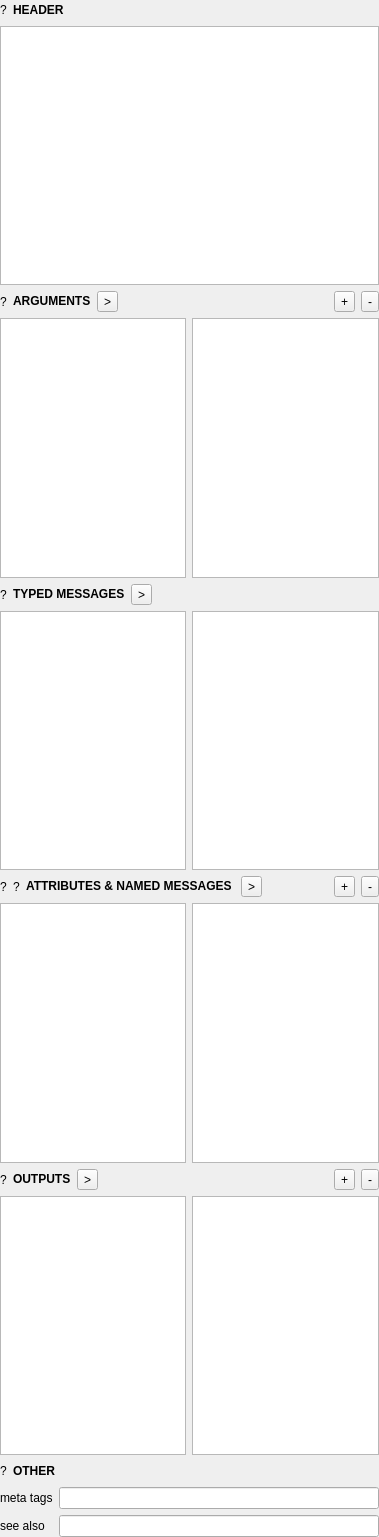
<?xml version="1.0" encoding="UTF-8"?>
<ui version="4.0">
 <class>PatchWidget</class>
 <widget class="QWidget" name="PatchWidget">
  <property name="geometry">
   <rect>
    <x>0</x>
    <y>0</y>
    <width>379</width>
    <height>1537</height>
   </rect>
  </property>
  <property name="windowTitle">
   <string>Form</string>
  </property>
  <layout class="QGridLayout" name="gridLayout_3">
   <property name="leftMargin">
    <number>0</number>
   </property>
   <property name="topMargin">
    <number>0</number>
   </property>
   <property name="rightMargin">
    <number>0</number>
   </property>
   <property name="bottomMargin">
    <number>0</number>
   </property>
   <item row="1" column="0" colspan="2">
    <widget class="Patch::TreeView" name="headerTree"/>
   </item>
   <item row="2" column="0" colspan="2">
    <layout class="QHBoxLayout" name="horizontalLayout">
     <item>
      <widget class="QLabel" name="argumentIcon">
       <property name="text">
        <string>?</string>
       </property>
      </widget>
     </item>
     <item>
      <widget class="QLabel" name="argumentInfo">
       <property name="text">
        <string>&lt;html&gt;&lt;head/&gt;&lt;body&gt;&lt;p&gt;&lt;span style=&quot; font-weight:700;&quot;&gt;ARGUMENTS&lt;/span&gt;&lt;/p&gt;&lt;/body&gt;&lt;/html&gt;</string>
       </property>
      </widget>
     </item>
     <item>
      <widget class="QToolButton" name="argumnetTransferButton">
       <property name="text">
        <string>&gt;</string>
       </property>
      </widget>
     </item>
     <item>
      <spacer name="horizontalSpacer">
       <property name="orientation">
        <enum>Qt::Orientation::Horizontal</enum>
       </property>
       <property name="sizeType">
        <enum>QSizePolicy::Policy::Expanding</enum>
       </property>
       <property name="sizeHint" stdset="0">
        <size>
         <width>40</width>
         <height>20</height>
        </size>
       </property>
      </spacer>
     </item>
     <item>
      <widget class="QToolButton" name="argumentAddButton">
       <property name="sizePolicy">
        <sizepolicy hsizetype="Minimum" vsizetype="Fixed">
         <horstretch>0</horstretch>
         <verstretch>0</verstretch>
        </sizepolicy>
       </property>
       <property name="text">
        <string>+</string>
       </property>
      </widget>
     </item>
     <item>
      <widget class="QToolButton" name="argumentRemoveButton">
       <property name="text">
        <string>-</string>
       </property>
      </widget>
     </item>
    </layout>
   </item>
   <item row="3" column="0">
    <widget class="Patch::SuggestView" name="argumentSuggestTree"/>
   </item>
   <item row="3" column="1">
    <widget class="Patch::TreeView" name="argumentTree"/>
   </item>
   <item row="5" column="0">
    <widget class="Patch::SuggestView" name="typedMessageSuggestTree"/>
   </item>
   <item row="5" column="1">
    <widget class="Patch::TreeView" name="typedMessageTree"/>
   </item>
   <item row="6" column="0" colspan="2">
    <layout class="QHBoxLayout" name="horizontalLayout_3">
     <item>
      <widget class="QLabel" name="attributeIcon">
       <property name="text">
        <string>?</string>
       </property>
      </widget>
     </item>
     <item>
      <widget class="QLabel" name="nameMessageIcon">
       <property name="text">
        <string>?</string>
       </property>
      </widget>
     </item>
     <item>
      <widget class="QLabel" name="namedMessageInfo">
       <property name="text">
        <string>&lt;html&gt;&lt;head/&gt;&lt;body&gt;&lt;p&gt;&lt;span style=&quot; font-weight:700;&quot;&gt;ATTRIBUTES &amp;amp; NAMED MESSAGES &lt;/span&gt;&lt;/p&gt;&lt;/body&gt;&lt;/html&gt;</string>
       </property>
      </widget>
     </item>
     <item>
      <widget class="QToolButton" name="namedMessageTransferButton">
       <property name="text">
        <string>&gt;</string>
       </property>
      </widget>
     </item>
     <item>
      <spacer name="horizontalSpacer_3">
       <property name="orientation">
        <enum>Qt::Orientation::Horizontal</enum>
       </property>
       <property name="sizeHint" stdset="0">
        <size>
         <width>40</width>
         <height>20</height>
        </size>
       </property>
      </spacer>
     </item>
     <item>
      <widget class="QToolButton" name="namedMessageAddButton">
       <property name="text">
        <string>+</string>
       </property>
      </widget>
     </item>
     <item>
      <widget class="QToolButton" name="namedMessageRemoveButton">
       <property name="text">
        <string>-</string>
       </property>
      </widget>
     </item>
    </layout>
   </item>
   <item row="7" column="0">
    <widget class="Patch::SuggestView" name="namedMessageSuggestTree"/>
   </item>
   <item row="7" column="1">
    <widget class="Patch::TreeView" name="namedMessageTree"/>
   </item>
   <item row="8" column="0" colspan="2">
    <layout class="QHBoxLayout" name="horizontalLayout_4">
     <item>
      <widget class="QLabel" name="outputIcon">
       <property name="text">
        <string>?</string>
       </property>
      </widget>
     </item>
     <item>
      <widget class="QLabel" name="outputInfo">
       <property name="text">
        <string>&lt;html&gt;&lt;head/&gt;&lt;body&gt;&lt;p&gt;&lt;span style=&quot; font-weight:700;&quot;&gt;OUTPUTS&lt;/span&gt;&lt;/p&gt;&lt;/body&gt;&lt;/html&gt;</string>
       </property>
      </widget>
     </item>
     <item>
      <widget class="QToolButton" name="outputTransferButton">
       <property name="text">
        <string>&gt;</string>
       </property>
      </widget>
     </item>
     <item>
      <spacer name="horizontalSpacer_4">
       <property name="orientation">
        <enum>Qt::Orientation::Horizontal</enum>
       </property>
       <property name="sizeHint" stdset="0">
        <size>
         <width>40</width>
         <height>20</height>
        </size>
       </property>
      </spacer>
     </item>
     <item>
      <widget class="QToolButton" name="outputAddButton">
       <property name="text">
        <string>+</string>
       </property>
      </widget>
     </item>
     <item>
      <widget class="QToolButton" name="outputRemoveButton">
       <property name="text">
        <string>-</string>
       </property>
      </widget>
     </item>
    </layout>
   </item>
   <item row="9" column="0">
    <widget class="Patch::SuggestView" name="outputSuggestTree"/>
   </item>
   <item row="9" column="1">
    <widget class="Patch::TreeView" name="outputTree"/>
   </item>
   <item row="11" column="0" colspan="2">
    <layout class="QGridLayout" name="gridLayout">
     <item row="0" column="0">
      <widget class="QLabel" name="metaTagInfo">
       <property name="text">
        <string>&lt;html&gt;&lt;head/&gt;&lt;body&gt;&lt;p&gt;meta tags&lt;/p&gt;&lt;/body&gt;&lt;/html&gt;</string>
       </property>
      </widget>
     </item>
     <item row="0" column="1">
      <widget class="QLineEdit" name="metaTagEdit"/>
     </item>
     <item row="1" column="0">
      <widget class="QLabel" name="seeAlsoInfo">
       <property name="text">
        <string>see also</string>
       </property>
      </widget>
     </item>
     <item row="1" column="1">
      <widget class="QLineEdit" name="seeAlsoEdit"/>
     </item>
    </layout>
   </item>
   <item row="0" column="0" colspan="2">
    <layout class="QHBoxLayout" name="horizontalLayout_5">
     <item>
      <widget class="QLabel" name="patchIcon">
       <property name="text">
        <string>?</string>
       </property>
      </widget>
     </item>
     <item>
      <widget class="QLabel" name="nameInfo">
       <property name="text">
        <string>&lt;html&gt;&lt;head/&gt;&lt;body&gt;&lt;p&gt;&lt;span style=&quot; font-weight:700;&quot;&gt;HEADER&lt;/span&gt;&lt;/p&gt;&lt;/body&gt;&lt;/html&gt;</string>
       </property>
      </widget>
     </item>
     <item>
      <spacer name="horizontalSpacer_6">
       <property name="orientation">
        <enum>Qt::Orientation::Horizontal</enum>
       </property>
       <property name="sizeHint" stdset="0">
        <size>
         <width>40</width>
         <height>20</height>
        </size>
       </property>
      </spacer>
     </item>
    </layout>
   </item>
   <item row="4" column="0" colspan="2">
    <layout class="QHBoxLayout" name="horizontalLayout_2">
     <item>
      <widget class="QLabel" name="typedMessageIcon">
       <property name="text">
        <string>?</string>
       </property>
      </widget>
     </item>
     <item>
      <widget class="QLabel" name="typedMessageInfo">
       <property name="text">
        <string>&lt;html&gt;&lt;head/&gt;&lt;body&gt;&lt;p&gt;&lt;span style=&quot; font-weight:700;&quot;&gt;TYPED MESSAGES&lt;/span&gt;&lt;/p&gt;&lt;/body&gt;&lt;/html&gt;</string>
       </property>
      </widget>
     </item>
     <item>
      <widget class="QToolButton" name="typedMessageTransferButton">
       <property name="text">
        <string>&gt;</string>
       </property>
      </widget>
     </item>
     <item>
      <spacer name="horizontalSpacer_2">
       <property name="orientation">
        <enum>Qt::Orientation::Horizontal</enum>
       </property>
       <property name="sizeHint" stdset="0">
        <size>
         <width>40</width>
         <height>20</height>
        </size>
       </property>
      </spacer>
     </item>
    </layout>
   </item>
   <item row="10" column="0" colspan="2">
    <layout class="QHBoxLayout" name="horizontalLayout_6">
     <item>
      <widget class="QLabel" name="otherIcon">
       <property name="text">
        <string>?</string>
       </property>
      </widget>
     </item>
     <item>
      <widget class="QLabel" name="otherInfo">
       <property name="text">
        <string>&lt;html&gt;&lt;head/&gt;&lt;body&gt;&lt;p&gt;&lt;span style=&quot; font-weight:700;&quot;&gt;OTHER&lt;/span&gt;&lt;/p&gt;&lt;/body&gt;&lt;/html&gt;</string>
       </property>
      </widget>
     </item>
     <item>
      <spacer name="horizontalSpacer_5">
       <property name="orientation">
        <enum>Qt::Orientation::Horizontal</enum>
       </property>
       <property name="sizeHint" stdset="0">
        <size>
         <width>40</width>
         <height>20</height>
        </size>
       </property>
      </spacer>
     </item>
    </layout>
   </item>
  </layout>
 </widget>
 <customwidgets>
  <customwidget>
   <class>Patch::TreeView</class>
   <extends>QTreeView</extends>
   <header>Patch/PatchTreeView.h</header>
  </customwidget>
  <customwidget>
   <class>Patch::SuggestView</class>
   <extends>QTreeView</extends>
   <header>PatchSuggestView.h</header>
  </customwidget>
 </customwidgets>
 <resources/>
 <connections/>
</ui>
